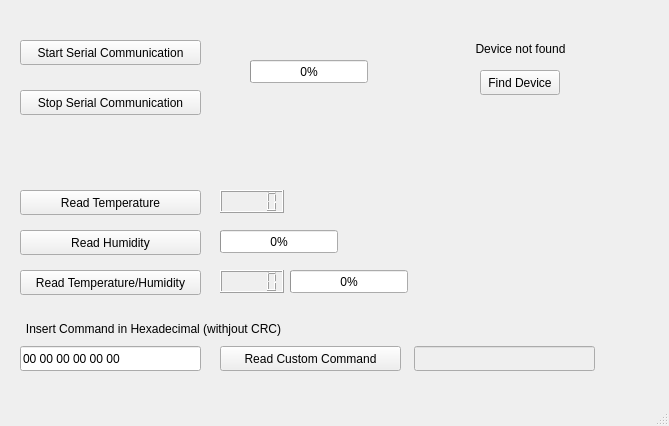
<?xml version="1.0" encoding="UTF-8"?>
<ui version="4.0">
 <class>MainWindow</class>
 <widget class="QMainWindow" name="MainWindow">
  <property name="geometry">
   <rect>
    <x>0</x>
    <y>0</y>
    <width>669</width>
    <height>426</height>
   </rect>
  </property>
  <property name="windowTitle">
   <string>MainWindow</string>
  </property>
  <property name="tabShape">
   <enum>QTabWidget::Rounded</enum>
  </property>
  <widget class="QWidget" name="centralwidget">
   <widget class="QPushButton" name="pushbutton_start_com">
    <property name="geometry">
     <rect>
      <x>20</x>
      <y>40</y>
      <width>181</width>
      <height>25</height>
     </rect>
    </property>
    <property name="text">
     <string>Start Serial Communication</string>
    </property>
   </widget>
   <widget class="QPushButton" name="pushbutton_stop_com">
    <property name="geometry">
     <rect>
      <x>20</x>
      <y>90</y>
      <width>181</width>
      <height>25</height>
     </rect>
    </property>
    <property name="text">
     <string>Stop Serial Communication</string>
    </property>
   </widget>
   <widget class="QPushButton" name="pushbutton_read_temp">
    <property name="geometry">
     <rect>
      <x>20</x>
      <y>190</y>
      <width>181</width>
      <height>25</height>
     </rect>
    </property>
    <property name="text">
     <string>Read Temperature</string>
    </property>
   </widget>
   <widget class="QLCDNumber" name="lcd_temp1">
    <property name="geometry">
     <rect>
      <x>220</x>
      <y>190</y>
      <width>64</width>
      <height>23</height>
     </rect>
    </property>
    <property name="frameShape">
     <enum>QFrame::Box</enum>
    </property>
    <property name="lineWidth">
     <number>1</number>
    </property>
    <property name="digitCount">
     <number>5</number>
    </property>
    <property name="intValue" stdset="0">
     <number>0</number>
    </property>
   </widget>
   <widget class="QPushButton" name="pushbutton_read_humid">
    <property name="geometry">
     <rect>
      <x>20</x>
      <y>230</y>
      <width>181</width>
      <height>25</height>
     </rect>
    </property>
    <property name="text">
     <string>Read Humidity</string>
    </property>
   </widget>
   <widget class="QPushButton" name="pushbutton_read_temp_humid">
    <property name="geometry">
     <rect>
      <x>20</x>
      <y>270</y>
      <width>181</width>
      <height>25</height>
     </rect>
    </property>
    <property name="text">
     <string>Read Temperature/Humidity</string>
    </property>
   </widget>
   <widget class="QLCDNumber" name="lcd_temp2">
    <property name="geometry">
     <rect>
      <x>220</x>
      <y>270</y>
      <width>64</width>
      <height>23</height>
     </rect>
    </property>
    <property name="digitCount">
     <number>5</number>
    </property>
    <property name="value" stdset="0">
     <double>0.000000000000000</double>
    </property>
   </widget>
   <widget class="QPushButton" name="pushbutton_custom">
    <property name="geometry">
     <rect>
      <x>220</x>
      <y>346</y>
      <width>181</width>
      <height>25</height>
     </rect>
    </property>
    <property name="text">
     <string>Read Custom Command</string>
    </property>
   </widget>
   <widget class="QLineEdit" name="lineedit_custom_command">
    <property name="enabled">
     <bool>true</bool>
    </property>
    <property name="geometry">
     <rect>
      <x>20</x>
      <y>346</y>
      <width>181</width>
      <height>25</height>
     </rect>
    </property>
    <property name="inputMask">
     <string>HH HH HH HH HH HH</string>
    </property>
    <property name="text">
     <string>00 00 00 00 00 00</string>
    </property>
   </widget>
   <widget class="QProgressBar" name="progressbar_serial_com">
    <property name="geometry">
     <rect>
      <x>250</x>
      <y>60</y>
      <width>118</width>
      <height>23</height>
     </rect>
    </property>
    <property name="value">
     <number>0</number>
    </property>
    <property name="orientation">
     <enum>Qt::Horizontal</enum>
    </property>
   </widget>
   <widget class="QProgressBar" name="progressbar_humid1">
    <property name="geometry">
     <rect>
      <x>220</x>
      <y>230</y>
      <width>118</width>
      <height>23</height>
     </rect>
    </property>
    <property name="value">
     <number>0</number>
    </property>
   </widget>
   <widget class="QProgressBar" name="progressbar_humid2">
    <property name="geometry">
     <rect>
      <x>290</x>
      <y>270</y>
      <width>118</width>
      <height>23</height>
     </rect>
    </property>
    <property name="value">
     <number>0</number>
    </property>
   </widget>
   <widget class="QLabel" name="label_device">
    <property name="geometry">
     <rect>
      <x>390</x>
      <y>40</y>
      <width>261</width>
      <height>17</height>
     </rect>
    </property>
    <property name="text">
     <string>Device not found</string>
    </property>
    <property name="alignment">
     <set>Qt::AlignCenter</set>
    </property>
   </widget>
   <widget class="QPushButton" name="pushbutton_find_device">
    <property name="geometry">
     <rect>
      <x>480</x>
      <y>70</y>
      <width>80</width>
      <height>25</height>
     </rect>
    </property>
    <property name="text">
     <string>Find Device</string>
    </property>
   </widget>
   <widget class="QLabel" name="label_com_error1">
    <property name="geometry">
     <rect>
      <x>290</x>
      <y>194</y>
      <width>131</width>
      <height>17</height>
     </rect>
    </property>
    <property name="text">
     <string/>
    </property>
    <property name="alignment">
     <set>Qt::AlignCenter</set>
    </property>
   </widget>
   <widget class="QLabel" name="label_com_error2">
    <property name="geometry">
     <rect>
      <x>340</x>
      <y>233</y>
      <width>131</width>
      <height>17</height>
     </rect>
    </property>
    <property name="text">
     <string/>
    </property>
    <property name="alignment">
     <set>Qt::AlignCenter</set>
    </property>
   </widget>
   <widget class="QLabel" name="label_com_error3">
    <property name="geometry">
     <rect>
      <x>410</x>
      <y>273</y>
      <width>131</width>
      <height>17</height>
     </rect>
    </property>
    <property name="text">
     <string/>
    </property>
    <property name="alignment">
     <set>Qt::AlignCenter</set>
    </property>
   </widget>
   <widget class="QLineEdit" name="lineedit_custom_receive">
    <property name="enabled">
     <bool>false</bool>
    </property>
    <property name="geometry">
     <rect>
      <x>414</x>
      <y>346</y>
      <width>181</width>
      <height>25</height>
     </rect>
    </property>
    <property name="text">
     <string/>
    </property>
   </widget>
   <widget class="QLabel" name="label_com_custom_helper">
    <property name="geometry">
     <rect>
      <x>18</x>
      <y>320</y>
      <width>271</width>
      <height>17</height>
     </rect>
    </property>
    <property name="text">
     <string>Insert Command in Hexadecimal (withjout CRC)</string>
    </property>
    <property name="alignment">
     <set>Qt::AlignCenter</set>
    </property>
   </widget>
  </widget>
  <widget class="QMenuBar" name="menubar">
   <property name="geometry">
    <rect>
     <x>0</x>
     <y>0</y>
     <width>669</width>
     <height>22</height>
    </rect>
   </property>
  </widget>
  <widget class="QStatusBar" name="statusbar"/>
 </widget>
 <resources/>
 <connections/>
</ui>
